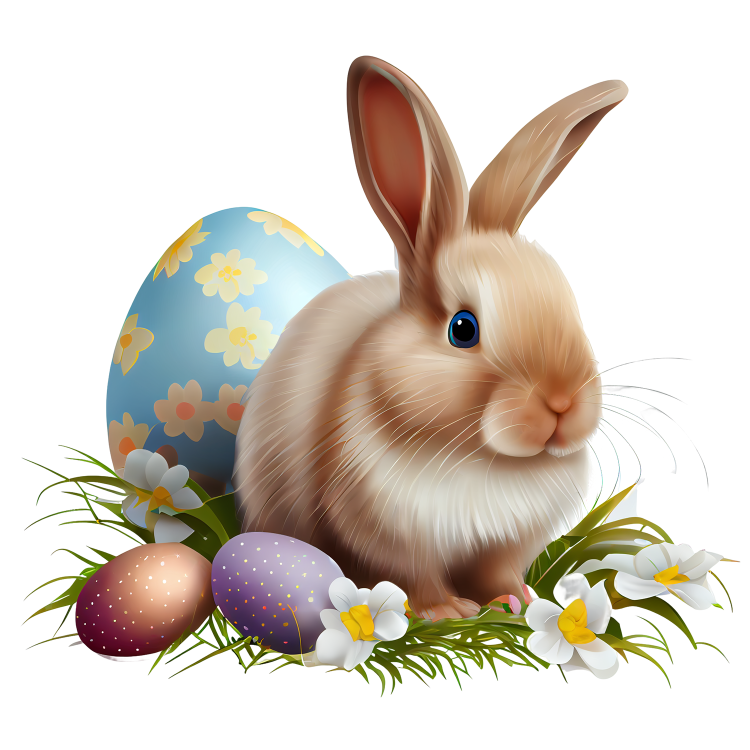
#> input picture Image_View_V1.0/Resources/Images/photo_processed.png, 1500 x 1500 px, found by its file name (shown at 1/2 size)
$ python ImageProcess.py
#> lines starting #> are read from the running program, lines starting #| are printed output that depends on the picture
### Image_View_V1.0/Model/PythonScripts/image_analysis.py
## @file image_analysis.py
# @brief This module provides image analysis functions, such as Fast Fourier Transform, histogram calculation, and thumbnail creation.


import cv2
import numpy as np
import matplotlib.pyplot as plt
from PIL import Image

## @class ImageAnalysis
#  @brief A class to perform image analysis functions sych as histogram operations and Fast Fourier Transform.

class ImageAnalysis:

    def __init__(self):
        pass


    @staticmethod
    def fft_of_image(image_path, output_path, draw_plots):
        """
        Computes the Fast Fourier Transform (FFT) of an input image and saves the magnitude spectrum as an image.

        @param image_path: A string representing the path of the input image.
        @param output_path: A string representing the path where the output FFT image will be saved.
        @param draw_plots: A boolean indicating whether to display the input image and magnitude spectrum plot.
        """

        img = cv2.imread(image_path, cv2.IMREAD_GRAYSCALE)
        # if image is 1x1 break
        if img.shape[0] == 1 and img.shape[1] == 1:
            return

        f = np.fft.fft2(img)
        f_shift = np.fft.fftshift(f)
        magnitude_spectrum = 20 * np.log(np.abs(f_shift))

        if draw_plots:  # Display the input image and magnitude spectrum
            plt.subplot(121), plt.imshow(img, cmap='gray')
            plt.title('Input Image'), plt.xticks([]), plt.yticks([])
            plt.subplot(122), plt.imshow(magnitude_spectrum, cmap='gray')
            plt.title('Magnitude Spectrum'), plt.xticks([]), plt.yticks([])
            plt.show()

        cv2.imwrite(output_path + 'fft.png', magnitude_spectrum)  # Save the magnitude spectrum to a file

    # [15 lines left out: function transform_hist, not called in this run]


    @staticmethod
    def histogram_of_image(image_path, output_folder, output_imgs_folder, draw_plots, hIST):
        """
        Computes the histogram of an input image, saves the histogram plots as images, and optionally displays the plots.

        @param image_path: A string representing the path of the input image.
        @param output_folder: A string representing the path of the output folder.
        @param output_imgs_folder: A string representing the path of the folder to save histogram plot images.
        @param draw_plots: A boolean indicating whether to display the histogram plots.
        @param hIST: A dictionary containing histogram data (if provided) or None.
        """
        # Load the image
        img = cv2.imread(image_path)
        img_gray = cv2.cvtColor(img, cv2.COLOR_BGR2GRAY)
        img_rgb = cv2.cvtColor(img, cv2.COLOR_BGR2RGB)

        # Plor parameters
        x_vals = np.arange(0, 256, 1)
        bar_alpha = 0.5
        bar_width = 1
        fig_color = (0.09375, 0.09375, 0.09375)
        ax_color = (0.2, 0.2, 0.2)

        # Greyscale plot setup
        fig1 = plt.figure(figsize=(10, 4))
        ax1 = plt.axes()
        ax1.set_xlim([0, 256])
        fig1.set_facecolor(fig_color)
        ax1.set_facecolor(ax_color)
        frame = plt.gca()  # Remove the labels:
        frame.axes.xaxis.set_ticklabels([])
        frame.axes.yaxis.set_ticklabels([])

        if hIST is None:    # If no histogram data is given, calculate it
            hist_gray = cv2.calcHist([img_gray], [0], None, [256], [0, 256])
        else:
            hist_gray = ImageAnalysis.transform_hist(hIST)

        ax1.set_ylim([0, max(hist_gray) * 1.1])
        plt.bar(x_vals, hist_gray[:, 0], width=bar_width, color='w', alpha=bar_alpha)

        plt.tight_layout()
        plt.savefig(output_imgs_folder + 'hist.png')
        if draw_plots:
            plt.show()


        # RGB plot setup
        fig2 = plt.figure(figsize=(10, 4))
        ax2 = plt.axes()
        ax2.set_xlim([0, 256])
        fig2.set_facecolor(fig_color)
        ax2.set_facecolor(ax_color)
        frame = plt.gca()  # Remove the labels:
        frame.axes.xaxis.set_ticklabels([])
        frame.axes.yaxis.set_ticklabels([])

        hist_r = cv2.calcHist([img_rgb], [0], None, [256], [0, 256])
        hist_g = cv2.calcHist([img_rgb], [1], None, [256], [0, 256])
        hist_b = cv2.calcHist([img_rgb], [2], None, [256], [0, 256])

        ax2.set_ylim([0, max(max(hist_r), max(hist_g), max(hist_b)) * 1.1])
        plt.bar(x_vals, hist_r[:, 0], width=bar_width, color='r', alpha=bar_alpha)
        plt.bar(x_vals, hist_g[:, 0], width=bar_width, color='g', alpha=bar_alpha)
        plt.bar(x_vals, hist_b[:, 0], width=bar_width, color='b', alpha=bar_alpha)

        plt.tight_layout()
        plt.savefig(output_imgs_folder + 'hist_rgb.png')
        if draw_plots:
            plt.show()


    @staticmethod
    def create_thumbnail(input_image_path, output_image_path, thumbnail_size=(128, 128)):
        """
        Creates a thumbnail of the input image with the specified size and saves it as a PNG image.

        @param input_image_path: A string representing the path of the input image.
        @param output_image_path: A string representing the path where the output thumbnail image will be saved.
        @param thumbnail_size: A tuple containing the width and height of the thumbnail (default is (128, 128)).
        """
        with Image.open(input_image_path) as img:
            img.thumbnail(thumbnail_size)
            img.save(output_image_path + "thumbnail_output.png", 'PNG')

### Image_View_V1.0/Model/PythonScripts/png_handler.py
import os
import zlib

class PNGImage:
    def __init__(self):
        pass

    @staticmethod
    def get_chunk(file):
        length = int.from_bytes(file.read(4), byteorder='big')  # Read chunk length
        chunk_name = file.read(4).decode('ascii')  # Read chunk name`
        chunk_data = file.read(length)  # Read chunk data
        crc = int.from_bytes(file.read(4), byteorder='big')  # Read CRC (sum of control)
        if crc != zlib.crc32(chunk_name.encode('ascii') + chunk_data):  # Check CRC
            raise ValueError('Incorrect sum of control')

        return chunk_name, chunk_data


    @staticmethod
    def delete_output_files(output_folder, output_folder_img):
        if os.path.exists(output_folder + "IHDR.json"):
            os.remove(output_folder + "IHDR.json")
        if os.path.exists(output_folder + "tEXt.json"):
            os.remove(output_folder + "tEXt.json")
        if os.path.exists(output_folder + "tIME.json"):
            os.remove(output_folder + "tIME.json")
        if os.path.exists(output_folder + "pHYs.json"):
            os.remove(output_folder + "pHYs.json")
        if os.path.exists(output_folder + "hist.json"):
            os.remove(output_folder + "hist.json")
        if os.path.exists(output_folder + "hist_r.json"):
            os.remove(output_folder + "hist_r.json")
        if os.path.exists(output_folder + "hist_g.json"):
            os.remove(output_folder + "hist_g.json")
        if os.path.exists(output_folder + "hist_b.json"):
            os.remove(output_folder + "hist_b.json")
        if os.path.exists(output_folder + "fft.png"):
            os.remove(output_folder + "fft.png")
        if os.path.exists(output_folder + "gAMA.json"):
            os.remove(output_folder + "gAMA.json")
        if os.path.exists(output_folder + "iTXt.json"):
            os.remove(output_folder + "iTXt.json")
        if os.path.exists(output_folder + "sPLT.json"):
            os.remove(output_folder + "sPLT.json")
        if os.path.exists(output_folder + "hIST.json"):
            os.remove(output_folder + "hIST.json")
        if os.path.exists(output_folder + "sTER.json"):
            os.remove(output_folder + "sTER.json")
        if os.path.exists(output_folder + "sRGB.json"):
            os.remove(output_folder + "sRGB.json")
        if os.path.exists(output_folder + "sBIT.json"):
            os.remove(output_folder + "sBIT.json")
        if os.path.exists(output_folder + "oFFs.json"):
            os.remove(output_folder + "oFFs.json")
        if os.path.exists(output_folder_img + "hist.png"):
            os.remove(output_folder_img + "hist.png")
        if os.path.exists(output_folder_img + "hist_rgb.png"):
            os.remove(output_folder_img + "hist_rgb.png")
        if os.path.exists(output_folder_img + "thumbnail_output.png"):
            os.remove(output_folder_img + "thumbnail_output.png")


    # [25 lines left out: function delete_redundant_chunks, not called in this run]

### Image_View_V1.0/Model/PythonScripts/chunk_parser.py
## @file chunk_parser.py
# @brief This script provides functionality to parse different types of PNG chunks and save their data to JSON files.

import json

## @class ChunkParser
#  @brief A class to parse different types of PNG chunks and save their data to JSON files.

class ChunkParser:

    def __init__(self):
        pass


    ## @brief Get IHDR chunk data.
    #  @param chunk_data The binary data of the IHDR chunk.
    #  @return A dictionary containing the IHDR chunk data.
    @staticmethod
    def get_IHDR_data(chunk_data):
        width = int.from_bytes(chunk_data[0:4], byteorder='big')
        height = int.from_bytes(chunk_data[4:8], byteorder='big')
        bit_depth = int.from_bytes(chunk_data[8:9], byteorder='big')
        color_type = int.from_bytes(chunk_data[9:10], byteorder='big')
        compression_method = int.from_bytes(chunk_data[10:11], byteorder='big')
        filter_method = int.from_bytes(chunk_data[11:12], byteorder='big')
        interlace_method = int.from_bytes(chunk_data[12:13], byteorder='big')
        return {'width': width,
                'height': height,
                'bit_depth': bit_depth,
                'color_type': color_type,
                'compression_method': compression_method,
                'filter_method': filter_method,
                'interlace_method': interlace_method}


    ## @brief Get tEXt chunk data.
    #  @param chunk_data The binary data of the tEXt chunk.
    #  @return A dictionary containing the tEXt chunk data.
    @staticmethod
    def get_tEXt_data(chunk_data):
        null_byte_index = chunk_data.find(b'\x00')
        keyword = chunk_data[:null_byte_index].decode('utf-8')
        text = chunk_data[null_byte_index + 1:].decode('utf-8')
        return {'Keyword': keyword,
                'Text': text}


    ## @brief Get tIME chunk data.
    #  @param chunk_data The binary data of the tIME chunk.
    #  @return A dictionary containing the tIME chunk data.
    # [14 lines left out: function get_tIME_data, not called in this run]


    ## @brief Get pHYs chunk data.
    #  @param chunk_data The binary data of the pHYs chunk.
    #  @return A dictionary containing the pHYs chunk data.
    @staticmethod
    def get_pHYs_data(chunk_data):
        pixels_per_unit_x = int.from_bytes(chunk_data[:4], byteorder='big')
        pixels_per_unit_y = int.from_bytes(chunk_data[4:8], byteorder='big')
        unit_specifier = chunk_data[8]
        return {'PixelsPerUnitX': pixels_per_unit_x,
                'PixelsPerUnitY': pixels_per_unit_y,
                'UnitSpecifier': unit_specifier}


    ## @brief Get gAMA chunk data.
    #  @param chunk_data The binary data of the gAMA chunk.
    #  @return A dictionary containing the gAMA chunk data.
    @staticmethod
    def get_gAMA_data(chunk_data):
        gamma = int.from_bytes(chunk_data, byteorder='big')
        return {'Gamma': gamma}


    ## @brief Get hIST chunk data.
    #  @param chunk_data The binary data of the hIST chunk.
    #  @return A dictionary containing the hIST chunk data.
    # [147 lines left out: functions get_hIST_data, get_iTXt_data, get_sPLT_data, get_sTER_data, get_sRGB_data, get_sBIT_data and 2 more, not called in this run]

    ## @brief Save the chunk data to a JSON file.
    #  @param chunk_name The name of the chunk to save.
    #  @param chunk_data The binary data of the chunk.
    #  @param output_folder The folder to save the JSON file to.

    @staticmethod
    def save_chunk_data_to_json(chunk_name, chunk_data, output_folder):
        if chunk_name == 'IHDR':
            with open(output_folder + 'IHDR.json', 'w') as f:
                json.dump(ChunkParser.get_IHDR_data(chunk_data), f)
        elif chunk_name == 'tEXt':
            with open(output_folder + 'tEXt.json', 'w') as f:
                json.dump(ChunkParser.get_tEXt_data(chunk_data), f)
        elif chunk_name == 'tIME':
            with open(output_folder + 'tIME.json', 'w') as f:
                json.dump(ChunkParser.get_tIME_data(chunk_data), f)
        elif chunk_name == 'pHYs':
            with open(output_folder + 'pHYs.json', 'w') as f:
                json.dump(ChunkParser.get_pHYs_data(chunk_data), f)
        elif chunk_name == 'gAMA':
            with open(output_folder + 'gAMA.json', 'w') as f:
                json.dump(ChunkParser.get_gAMA_data(chunk_data), f)
        elif chunk_name == 'hIST':
            with open(output_folder + 'hIST.json', 'w') as f:
                json.dump(ChunkParser.get_hIST_data(chunk_data), f)
        elif chunk_name == 'iTXt':
            with open(output_folder + 'iTXt.json', 'w') as f:
                json.dump(ChunkParser.get_iTXt_data(chunk_data), f)
        elif chunk_name == 'sPLT':
            with open(output_folder + 'sPLT.json', 'w') as f:
                json.dump(ChunkParser.get_sPLT_data(chunk_data), f)
        elif chunk_name == 'sTER':
            with open(output_folder + 'sTER.json', 'w') as f:
                json.dump(ChunkParser.get_sTER_data(chunk_data), f)
        elif chunk_name == 'sRGB':
            with open(output_folder + 'sRGB.json', 'w') as f:
                json.dump(ChunkParser.get_sRGB_data(chunk_data), f)
        elif chunk_name == 'sBIT':
            with open(output_folder + 'sBIT.json', 'w') as f:
                json.dump(ChunkParser.get_sBIT_data(chunk_data), f)
        elif chunk_name == 'oFFs':
            with open(output_folder + 'oFFs.json', 'w') as f:
                json.dump(ChunkParser.get_oFFs_data(chunk_data), f)
        else:
            return None

### Image_View_V1.0/Model/PythonScripts/ImageProcess.py
## @file ImageProcess.py
# @brief This is the main script of the Image Analysis and Processing module.
"""
Image Analysis and Processing Script

This script provides functionality to analyze and process PNG images. Available options include:
- Running the script on Windows
- Drawing Fast Fourier Transform (FFT)
- Drawing histogram
- Printing information about the image file
- Clearing metadata chunks from the image and updating JSON files

Usage:
    Run the script with desired flags to enable specific features.
    Flags:
        --windows      - if running on Windows
        --draw_fft     - draw FFT
        --draw_hist    - draw histogram
        --print_info   - print information about the file
        --clear_chunks - remove image metadata and update JSON files
"""

from png_handler import PNGImage
from chunk_parser import ChunkParser
from image_analysis import ImageAnalysis
import argparse
import os


Windows    = True
draw_fft = False
draw_hist = False
print_info = False
clear_chunks = False

if Windows:
    main_path = "C:\\Users\\marek\\OneDrive\\Dokumenty\\GitHub\\Image_Viewer\\Image_View_MVVC\\Image_View_V1.0\\Resources\\"
    file_name = main_path + "Images\\photo_processed.png"
    output_json_folder = main_path + "Raw\\"
    output_imgs_folder = main_path + "Images\\"
else:
    file_name = "/Users/erykwojcik/Documents/GitHub/Image_View_MVVC/Image_View_V1.0/Model/PythonScripts/photo_processed.png"
    output_json_folder = "/Users/erykwojcik/Documents/GitHub/Image_View_MVVC/Image_View_V1.0/Resources/Raw/"
    output_imgs_folder = "/Users/erykwojcik/Documents/GitHub/Image_View_MVVC/Image_View_V1.0/Resources/Images/"

# Only for debugging:
# file_name = "/Users/erykwojcik/Documents/GitHub/Image_View_MVVC/Image_View_V1.0/Model/PythonScripts/ExampleImages/gAMA.png"

hIST = None
PNGImage.delete_output_files(output_json_folder, output_imgs_folder)

if clear_chunks:
    output_cleaned_png = os.path.join(output_imgs_folder, "cleaned.png")
    PNGImage.remove_unwanted_chunks(file_name, output_cleaned_png)

with open(file_name, 'rb') as file:     # Open PNG file
    file.read(8)                        # Read PNG file header
    img_data = b''                      # Variable storing image data

    while True:  # Read all chunks
        chunk_name, chunk_data = PNGImage.get_chunk(file)

        if chunk_name == 'IDAT':
            img_data += chunk_data
        elif chunk_name == 'hIST':
            hIST = ChunkParser.get_hIST_data(chunk_data)
        elif chunk_name == 'IEND':
            break

        if print_info:
            print(f'Chunk name: {chunk_name}')
            print(f'Chunk length: {len(chunk_data)}')
            print(f'Data: {chunk_data.hex()}')
            print(ChunkParser.get_chunk_data(chunk_name, chunk_data))

        ChunkParser.save_chunk_data_to_json(chunk_name, chunk_data, output_json_folder)

ImageAnalysis.create_thumbnail(file_name, output_imgs_folder, (128, 128))
#> in create_thumbnail, img is the input picture: PIL image 1500x1500 RGBA; mean R, G, B, A 179.1, 167.6, 150.8, 108.9
#> in create_thumbnail, `img.thumbnail(thumbnail_size)`:
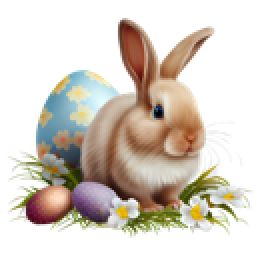
#> img: PIL image 128x128 RGBA (shown 2 times larger); mean R, G, B, A 75, 67.4, 53.8, 108.9; transparent parts drawn white
ImageAnalysis.fft_of_image(file_name, output_imgs_folder, draw_fft)
#> in fft_of_image, `img = cv2.imread(image_path, cv2.IMREAD_GRAYSCALE)`:
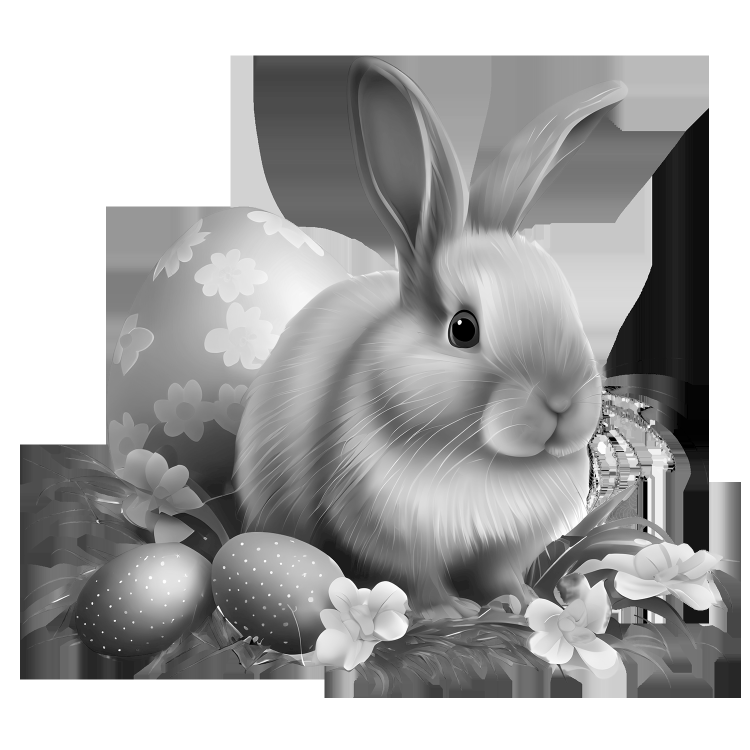
#> img: shape (1500, 1500) (shown at 1/2 size); min 0, max 255, mean 170.9
#> in fft_of_image, `magnitude_spectrum = 20 * np.log(np.abs(f_shift))`:
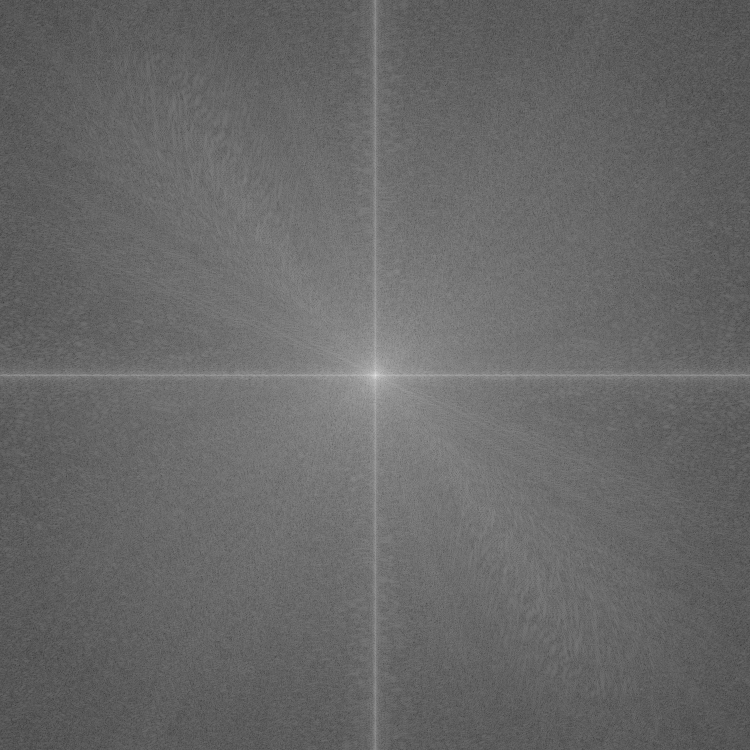
#> magnitude_spectrum: shape (1500, 1500) float64 (shown at 1/2 size); min 19.44, max 395.4, mean 172.9; drawn with min black and max white
#> in fft_of_image, `cv2.imwrite(output_path + 'fft.png', magnitude_spectrum)`:
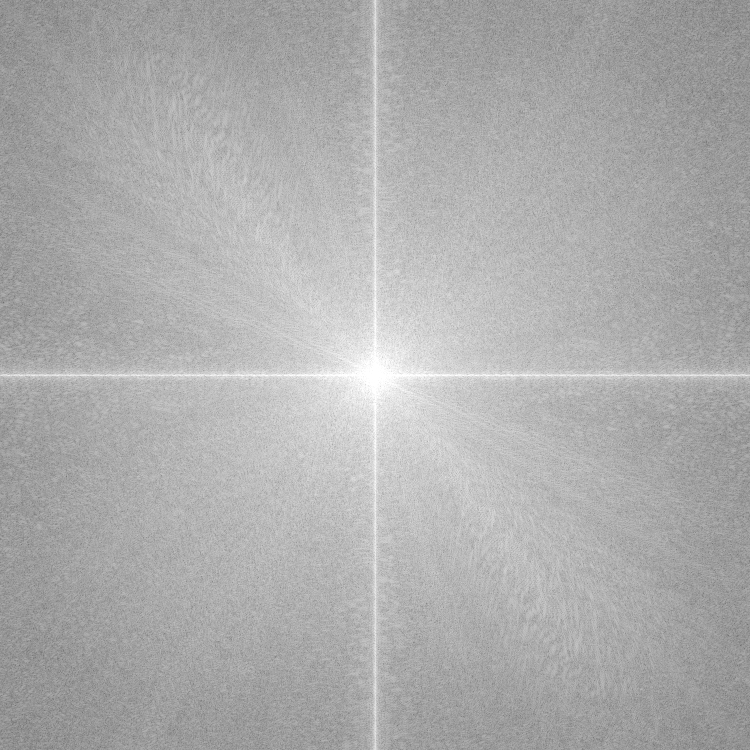
#> saved as fft.png: shape (1500, 1500) (shown at 1/2 size); min 19, max 255, mean 172.8
ImageAnalysis.histogram_of_image(file_name, output_json_folder, output_imgs_folder, draw_hist, hIST)
#> in histogram_of_image, `img = cv2.imread(image_path)`:
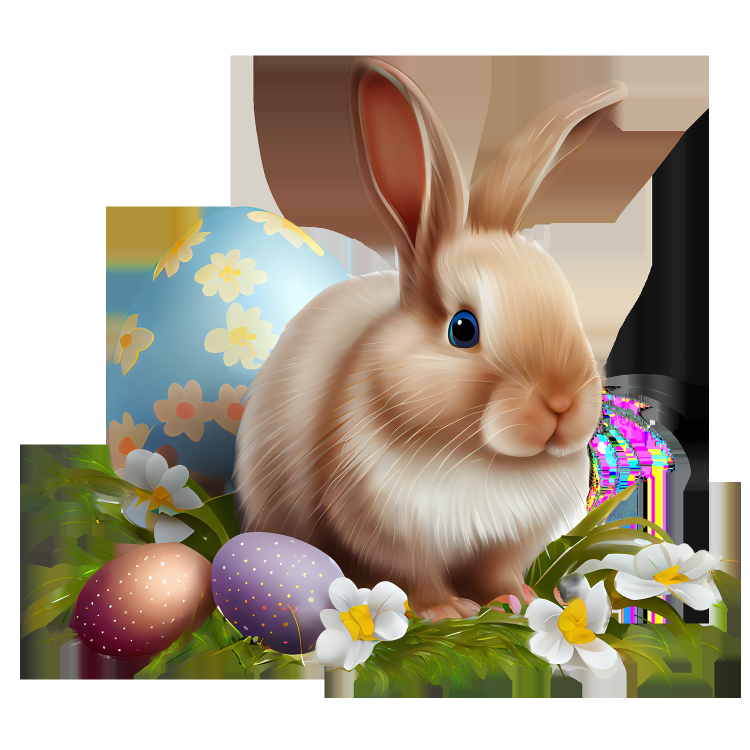
#> img: shape (1500, 1500, 3) (shown at 1/2 size); mean B, G, R 150.8, 167.6, 179.1
#> in histogram_of_image, `hist_gray = cv2.calcHist([img_gray], [0], None, [256], [0, 256])`: hist_gray = 256 values, max 683952 at index 255, min 149 at index 10, mean 8789.1
#> in histogram_of_image, `plt.savefig(output_imgs_folder + 'hist.png')`:
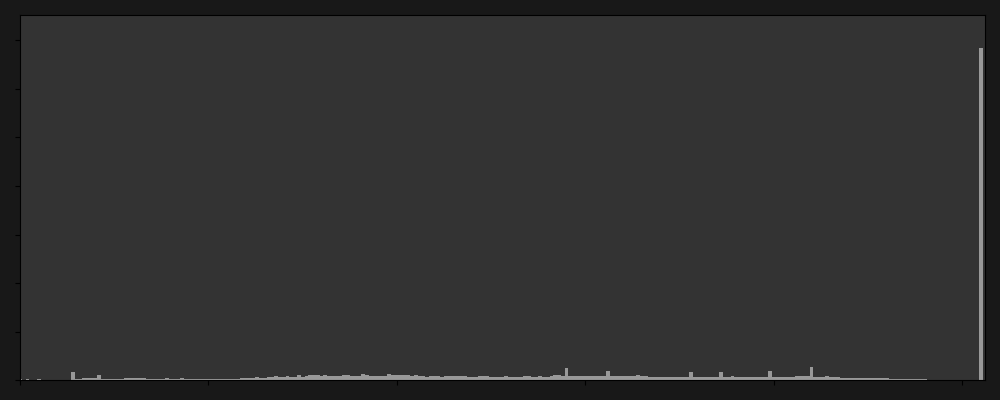
#> figure drawn by matplotlib, 1 panel
#> in histogram_of_image, `hist_r = cv2.calcHist([img_rgb], [0], None, [256], [0, 256])`: hist_r = 256 values, max 695282 at index 255, min 178 at index 6, mean 8789.1
#> in histogram_of_image, `hist_g = cv2.calcHist([img_rgb], [1], None, [256], [0, 256])`: hist_g = 256 values, max 686869 at index 255, min 348 at index 1, mean 8789.1
#> in histogram_of_image, `hist_b = cv2.calcHist([img_rgb], [2], None, [256], [0, 256])`: hist_b = 256 values, max 693284 at index 255, min 1015 at index 252, mean 8789.1
